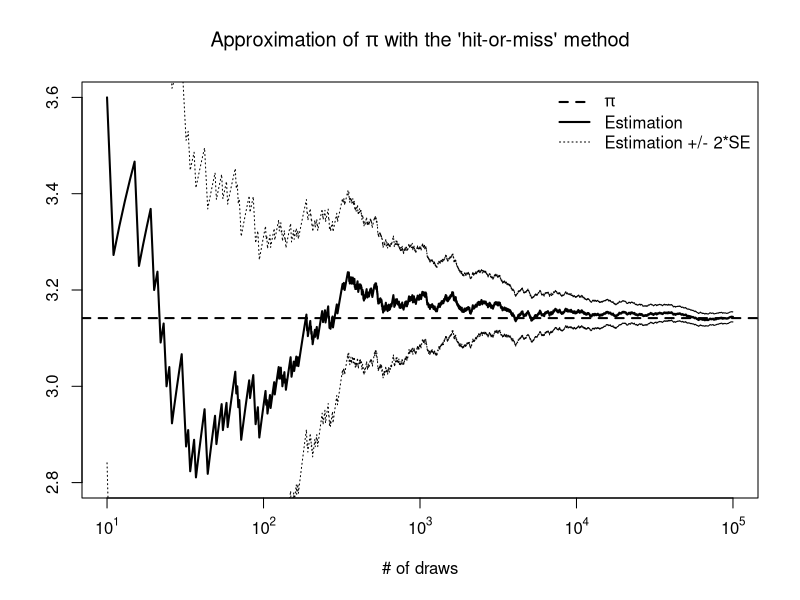
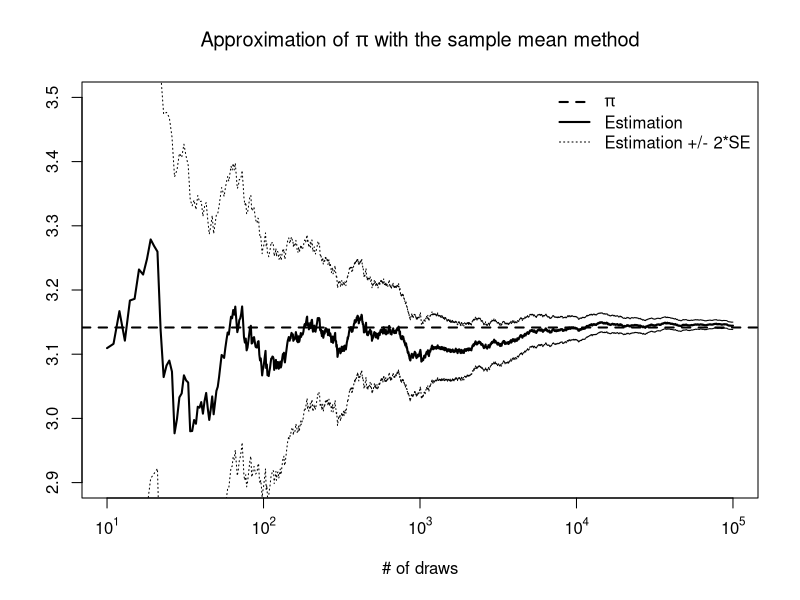
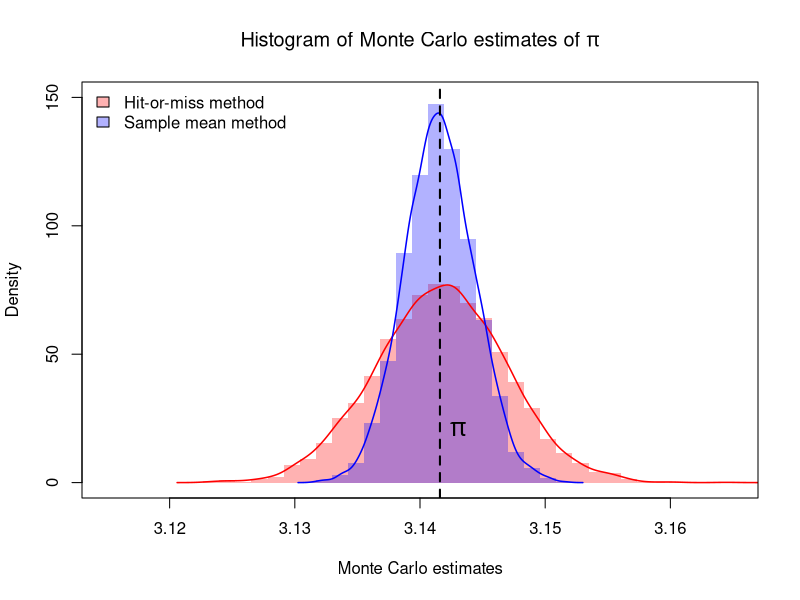

These figures' R source, in order:
####################################################################
##
##   Approximation of the value of pi with Monte Carlo methods
##
##   date:   12/11/2017
##   author: Balint Tamasi
##
####################################################################


####################################################################
## 'Hit-or-miss' method
####################################################################
set.seed(123)
N <- 1e5
x <- runif(N)^2 + runif(N)^2 < 1   ## Binary draws
p <- cumsum(x) / 1:N               ## Success rate
y <- 4 * p                         ## Approximation of pi
se <- sqrt(16 * p * (1-p) / 1:N)   ## Numerical standard error

plot(seq_along(y)[-(1:9)], y[-(1:9)], type = "l", log = "x",
     lwd = 2, xlab = "# of draws", ylab = "",
     main = expression(paste("Approximation of ", pi, 
                              " with the 'hit-or-miss' method")),
     ylim = c(2.8, 3.6),
     xaxt = "n")
axis(1, at = 10^(1:5), 
     labels = sapply(1:5, function(i) as.expression(bquote(10^.(i)))))
lines(seq_along(y)[-(1:9)], y[-(1:9)] + 2 * se[-(1:9)],
        lty = 3)
lines(seq_along(y)[-(1:9)], y[-(1:9)] - 2 * se[-(1:9)],
      lty = 3)
abline(h = pi, lty = 2, lwd = 2)
legend("topright", 
       c(expression(pi), "Estimation", "Estimation +/- 2*SE"),
       lty = c(2, 1, 3), lwd = c(2, 2, 1), bty = "n")


####################################################################
## Sample mean method
####################################################################
set.seed(321)
N <- 1e5
x <- 4 * sqrt(1 - runif(N)^2)               ## Integrand at rnd smpl 
m <- cumsum(x) / 1:N                        ## Mean: estimate of pi
se <- sqrt((cumsum(x^2)/1:N - m^2)/1:N)     ## Numerical SE

plot(seq_along(m)[-(1:9)], m[-(1:9)], type = "l", log = "x",
     lwd = 2, xlab = "# of draws", ylab = "",
     main = expression(paste("Approximation of ", pi, 
                             " with the sample mean method")),
     ylim = c(2.9, 3.5),
     xaxt = "n")
axis(1, at = 10^(1:5), 
     labels = sapply(1:5, function(i) as.expression(bquote(10^.(i)))))
lines(seq_along(m)[-(1:9)], m[-(1:9)] + 2 * se[-(1:9)],
      lty = 3)
lines(seq_along(m)[-(1:9)], m[-(1:9)] - 2 * se[-(1:9)],
      lty = 3)
abline(h = pi, lty = 2, lwd = 2)
legend("topright", 
       c(expression(pi), "Estimation", "Estimation +/- 2*SE"),
       lty = c(2, 1, 3), lwd = c(2, 2, 1), bty = "n")


####################################################################
## Comparing accuracies of the two methods
####################################################################
library("foreach")
library("doParallel")
registerDoParallel(cores = 4)

N <- 5000   ## # of repetitions
n <- 1e5    ## # of draws

set.seed(1234) ## !!! does not work
piest <- foreach(i = 1:N, .combine = rbind) %dopar% {
  y1 <- mean((runif(n)^2 + runif(n)^2 < 1) * 4)
  y2 <- mean(4 * sqrt(1 - runif(n)^2))
  c(y1, y2)
}

hist(piest[, 1], freq = FALSE,
     breaks = seq(3.115, 3.165, length.out = 40), 
     col = rgb(1, 0, 0, 0.3), lty = 0, xlim = c(3.115, 3.165),
     xlab = "Monte Carlo estimates", ylim = c(0, 150), 
     main = expression(
       paste("Histogram of Monte Carlo estimates of ", pi)))
hist(piest[, 2], freq = FALSE,
     breaks = seq(3.115, 3.165, length.out = 40), 
     col = rgb(0, 0, 1, 0.3), lty = 0, xlim = c(3.115, 3.165),
     add = TRUE)
lines(density(piest[, 1]), col = "red", lwd = 1.5)
lines(density(piest[, 2]), col = "blue", lwd = 1.5)
box()
abline(v = pi, lwd = 2, lty = 2)
text(pi, 20, expression(pi), pos = 4, cex = 1.5)
legend("topleft", 
       legend = c("Hit-or-miss method", "Sample mean method"),
       fill = c(rgb(1, 0, 0, 0.3), rgb(0, 0, 1, 0.3)),
       bty = "n")

